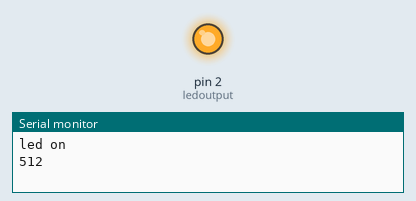
Recording of a sketch running on a simulated Arduino Uno, built with avr-gcc and run on an emulated ATmega328P. On the bench: output pins drawn as LEDs (lit = HIGH), the last lines printed to the serial monitor. At 1.0 s the program stops and its outputs stay as they are.

Above: at 0.1 s.
At 1.1 s:
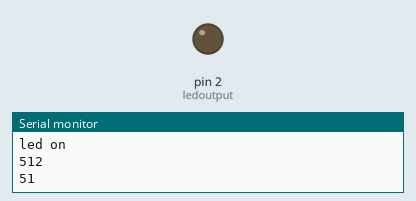
Timing chart, 0 to 2.5 s (numbered marks = the images above):
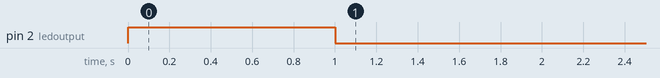

Measured:
- by itself, pin 2 (ledoutput): LOW → HIGH at 0.00 s, → LOW 1.0 s later

The sketch:

Blink.ino
```cpp
int sensoroutput = A0; // the analog pin connected to the sensor
int ledoutput = 2; // pin connected to LED
int THRESHOLD = 100;
void setup()
{
  Serial.begin(9600);
pinMode(2, OUTPUT); // this function is used to declare led connected pin as output
}
void loop()
{
int value = analogRead(sensoroutput); // function to read analog voltage from sensor
if (value >= THRESHOLD) // function to check voltage level from sensor
{
 Serial.print("led on \n");
 Serial.println(value);
digitalWrite(ledoutput, HIGH);
delay(1000); // to make the LED visible
}
else
Serial.print("led off \n");
 Serial.println(value);
digitalWrite(ledoutput, LOW);
exit(0);
}
```
